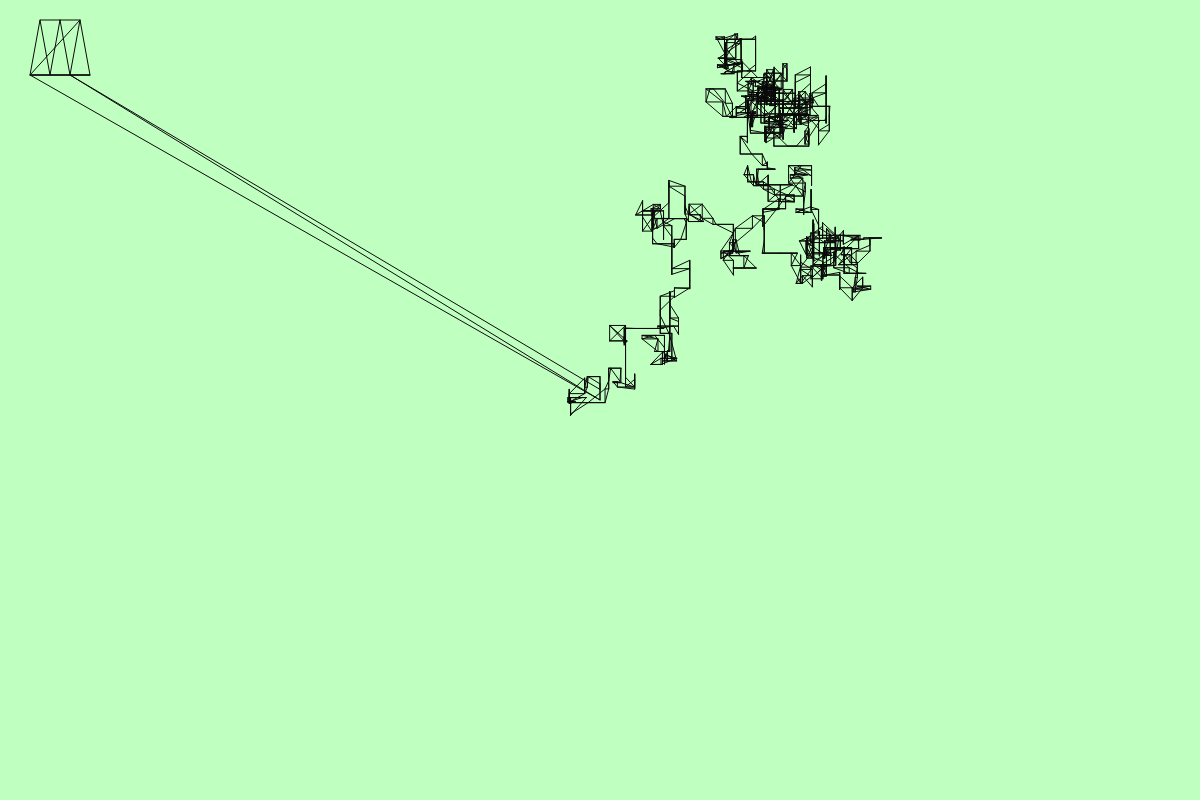
Frame 1 (no input)
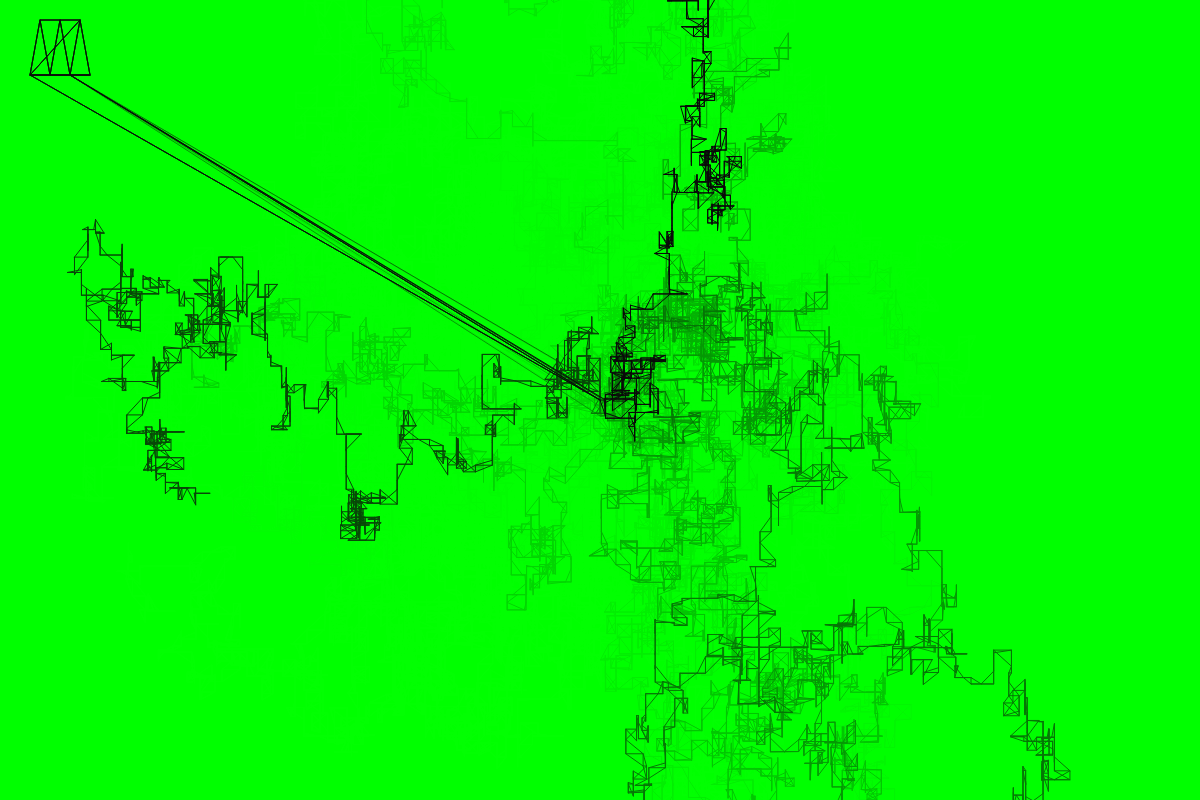
Frame 60 (no input)
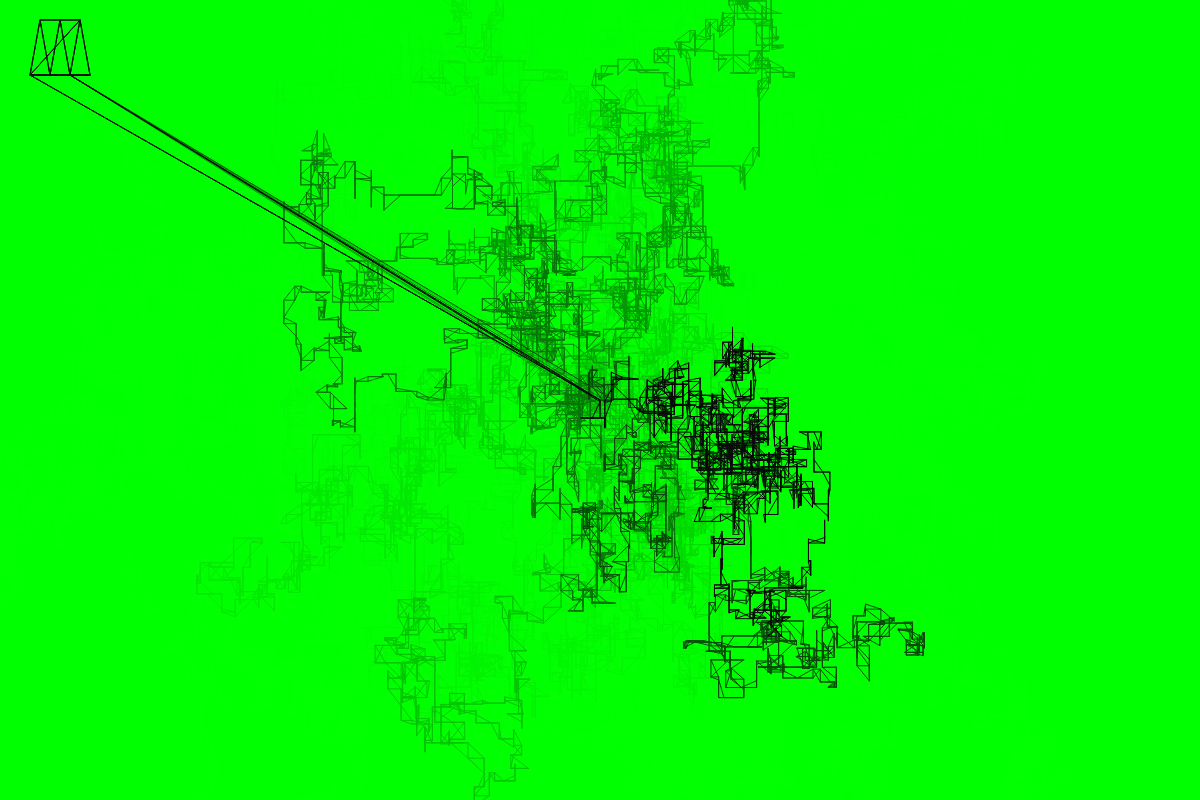
Frame 120 (the mouse pressed at the canvas centre since frame 60)

The p5.js sketch that drew these frames (run headless with seeded random() and noise() and a simulated clock; from frame 60 on, the mouse is pressed at the canvas centre):

// p5.js sketch
// ── sketch.js
let speed = 18;


function setup() {
  createCanvas(1200, 800);
    // noLoop();
}


function draw() {
    background('rgba(0,255,0, 0.25)');



    let x = width/2;
    let y = height/2;


    noFill();
    stroke(10);
    beginShape(TRIANGLE_STRIP);
    vertex(30, 75);
vertex(40, 20);
vertex(50, 75);
vertex(60, 20);
vertex(70, 75);
vertex(80, 20);
vertex(90, 75);
vertex(30, 75);
vertex(70, 75);
    for (let i=0; i<1000; i++) {


      vertex(x, y);



      
      if (random(0, 200) < 80) {
      x += random(-speed,speed);
      }



    else {
      y += random(-speed,speed);
    }}
    endShape();
}
